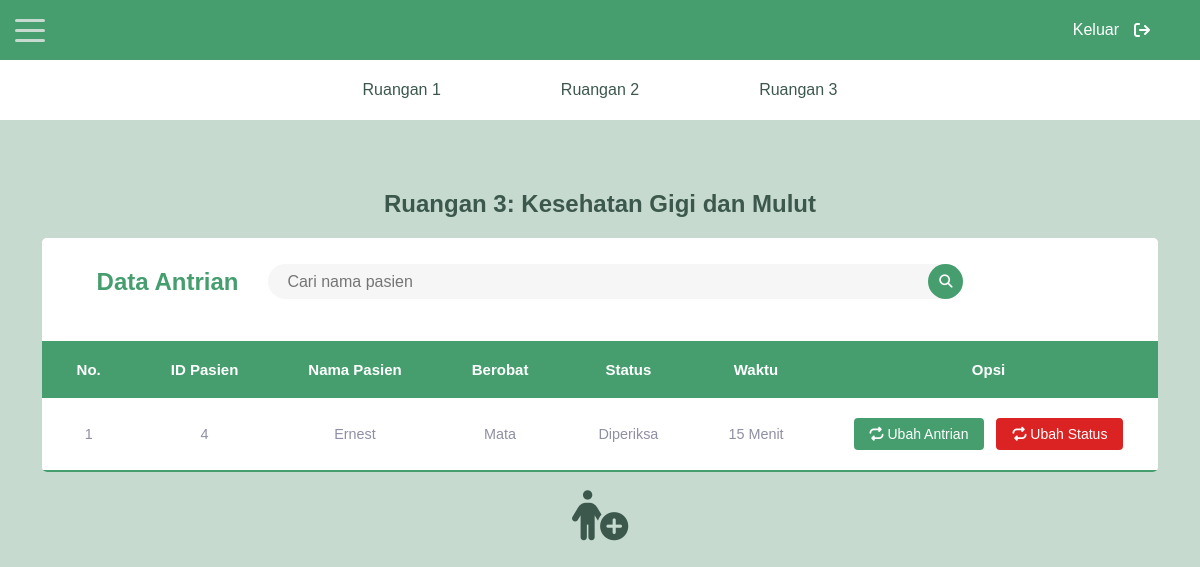
The page /puskes2final/index1.php?page=3 (signed in) on the database its author committed.
### tables this page shows
CREATE TABLE `antrian3` (
  `ID_Antrian` int(11) NOT NULL,
  `ID_Resepsionis` int(11) DEFAULT NULL,
  `ID_Pasien` int(11) DEFAULT NULL,
  `ID_Dokter` int(11) DEFAULT NULL,
  `Tgl_Antrian` date DEFAULT NULL,
  `Status` enum('Menunggu','Diperiksa','Selesai') DEFAULT NULL
);

CREATE TABLE `pasien` (
  `ID_Pasien` int(11) NOT NULL,
  `NIK` int(20) DEFAULT NULL,
  `Nama_P` varchar(50) DEFAULT NULL,
  `Alamat` varchar(50) DEFAULT NULL,
  `Domisili` varchar(50) DEFAULT NULL,
  `Tgl_lahir` date DEFAULT NULL,
  `No_HP` varchar(14) DEFAULT NULL,
  `Jenis_Kelamin` enum('L','P') DEFAULT NULL
);

CREATE TABLE `dokter` (
  `ID_Dokter` int(11) NOT NULL,
  `Nama_D` varchar(50) DEFAULT NULL,
  `Spesialis` varchar(20) DEFAULT NULL,
  `Jadwal` varchar(30) DEFAULT NULL
);

### puskes2final/index1.php (the view, shortened to what this page needs)
<?php
$idAntrian = '';
if (isset($_SESSION['login'])) {
    $role = '1';
} elseif (isset($_SESSION['loginDokter'])) {
    $role = '2';
} elseif (isset($_SESSION['loginPasien'])) {
    $role = '3';
} else {
    header("Location: login.php");
    exit;
}
$conn = mysqli_connect("localhost", "root", "", "antri");
if (!isset($_GET['page']) || $_GET['page'] == 1) {
    $Antrian = "Antrian";
    $page = 1;
} elseif ($_GET['page'] == 2) {
    $Antrian = "Antrian2";
    $page = 2;
} elseif ($_GET['page'] == 3) {
    $Antrian = "Antrian3";
}
$querycek = "SELECT COUNT(*) AS total FROM $Antrian;";
$check = mysqli_query($conn, $querycek);
$row = mysqli_fetch_assoc($check);
$totalRecords = $row["total"];
$result = mysqli_query($conn, "SELECT A.ID_Antrian, P.ID_Pasien, P.Nama_P, P.No_HP, D.Spesialis, A.Status
                                FROM $Antrian AS A
                                LEFT JOIN Pasien AS P ON A.ID_Pasien = P.ID_Pasien
                                LEFT JOIN Dokter AS D ON A.ID_Dokter = D.ID_Dokter");
$duration = 15 * 60;
$elapsed_time = time() - $_SESSION['start_time'];
$remaining_time = max(0, $duration - $elapsed_time);
$elapsed_time2 = time() - $_SESSION['start_time2'];
$remaining_time2 = max(0, $duration - $elapsed_time2);
$elapsed_time3 = time() - $_SESSION['start_time3'];
$remaining_time3 = max(0, $duration - $elapsed_time3);
if ($Antrian == "Antrian") {
    $timer = $remaining_time;
} elseif ($Antrian == "Antrian2") {
    $timer = $remaining_time2;
} else {
    $timer = $remaining_time3;
}
?>
<!DOCTYPE html>
<html lang="en">
<head>
    <link rel="stylesheet" type="text/css" href="style.css">
    <link rel="stylesheet" href="https://cdnjs.cloudflare.com/ajax/libs/font-awesome/6.4.0/css/all.min.css" />
</head>
<body>
    <?php if ($role == '1') { ?>
        <div class="sidebar">
            <div class="hamburger-menu__container">
                <div class="hamburger-menu">
                    <div class="hamburger-menu__line"></div>
                    <div class="hamburger-menu__line"></div>
                    <div class="hamburger-menu__line"></div>
                </div>
            </div>
            <nav class="nav">
                <nav class="nav__item">
                    <a href="index1.php">
                    </a>
                </nav>
                <nav class="nav__item">
                    <a href="resepsionis/tampilresepsionis.php">
                    </a>
                </nav>
                <nav class="nav__item">
                    <a href="dokter/tampildokter.php">
                    </a>
                </nav>
                <nav class="nav__item">
                    <a href="pasien/tampilpasien.php">
                    </a>
                </nav>
            </nav>
        </div>
    <?php } ?>
    <body>
    <div id="navigasilog">
        <a href="logout.php">Keluar
            <i class="fa fa-sign-out"></i>
        </a>
    </div>
    <div id="navigasi">
        <ul>
            <li><a href="?page=1">Ruangan 1</a></li>
            <li><a href="?page=2">Ruangan 2</a></li>
            <li><a href="?page=3">Ruangan 3</a></li>
        </ul>
    </div>
    <div class="contentnav">
        <div class="nav-section">
            <?php
            if (!isset($_GET['page']) || $_GET['page'] == 1) {
                echo "<h2>Ruangan 1: Pemeriksaan Umum</h2>";
                $Antrian = "Antrian";
            } elseif ($_GET['page'] == 2) {
                echo "<h2>Ruangan 2: KIA, KB, dan Imunisasi</h2>";
                $Antrian = "Antrian2";
            } elseif ($_GET['page'] == 3) {
                echo "<h2>Ruangan 3: Kesehatan Gigi dan Mulut</h2>";
                $Antrian = "Antrian3";
            } else {
                echo "<h2>Ruangan tidak ada</h2>";
            }
            ?>
        </div>
    </div>
    <div id="content">
        <?php if ($totalRecords == 0) { ?>
            <h1>Tidak ada antrian</h1>
            <br>
        <?php } else { ?>
            <div class="table-container-antri">
                <table class="content-table-antri">
                    <thead>
                        <tr>
                            <th colspan="7">
                                <div class="table-header-antri">
                                    <div class="search-area">
                                        <span>Data Antrian</span>
                                        <form action="" method="post">
                                            <div class="searchBox-antri">
                                                <input class="searchInput" type="text" name="keyword" autofocus placeholder="Cari nama pasien">
                                                <button type="submit" name="cari" class="searchButton">
                                                    <i class="fas fa-search"></i>
                                                </button>
                                            </div>
                                        </form>
                                    </div>
                                </div>
                            </th>
                        </tr>
                        <tr>
                            <th>No.</th>
                            <th>ID Pasien</th>
                            <th>Nama Pasien</th>
                            <th>Berobat</th>
                            <th>Status</th>
                            <th>Waktu</th>
                            <?php if ($role == '1') { ?>
                                <th>Opsi</th>
                            <?php } ?>
                        </tr>
                    </thead>
                    <tbody>
                        <?php
                        $nomor = 1;
                        $tambah = 15 * 60;
                        if ($_SERVER['REQUEST_METHOD'] === 'POST') {
                            $data = $resultcari;
                        } else {
                            $data = $result;
                        }
                        while ($row = mysqli_fetch_assoc($data)) :
                            $hour = floor($timer / 3600);
                            $minutes = floor($timer / 60);
                            $seconds = $timer % 60;
                        ?>
                            <tr>
                                <td><?= $nomor++; ?></td>
                                <td><?= $row["ID_Pasien"]; ?></td>
                                <td><?= $row["Nama_P"]; ?></td>
                                <td><?= $row["Spesialis"]; ?></td>
                                <td><?= $row["Status"]; ?></td>
                                <?php if($timer < 60){ ?>
                                    <td><?= $seconds; ?> Detik</td>
                                <?php }elseif($timer < 3600){ ?>
                                    <td><?= $minutes; ?> Menit</td>
                                <?php }else{ ?>
                                    <td><?= $hour; ?> Jam <?php if($minutes%60!=0){echo $minutes%60; echo " Menit";} ?> </td>
                                <?php } ?>
                                <?php if ($role == '2') { ?>
                                    <td>
                                        <button class="btn-ubah-antrian" onclick="openFloatWindow('<?= $row["ID_Antrian"]; ?>',
                                                                        '<?= $row["Nama_P"]; ?>',
                                                                        '<?= $row["No_HP"]; ?>',
                                                                        '<?= $row["Spesialis"]; ?>',
                                                                        '<?= $row["Status"]; ?>',
                                                                        '<?= $Antrian ?>'
                                                                        )">Detail
                                                                    </button>
                                    </td>
                                <?php } elseif ($role == '1'){ ?>
                                    <td>
                                        <button class="btn-ubah-antrian" onclick="openNestedFloatWindowOption('<?= $row["ID_Antrian"]; ?>', '<?= $Antrian ?>')">
                                            <i class="fas fa-repeat"></i> Ubah Antrian
                                        </button>
                                        <button class="btn-ubah-status" onclick="openNested2FloatWindowOption('<?= $row["ID_Antrian"]; ?>', '<?= $Antrian ?>')">
                                            <i class="fas fa-repeat"></i> Ubah Status
                                        </button>
                                    </td>
                                <?php } ?>
                            </tr>
                            <?php
                            $timer = $timer + $tambah;
                            $idAntrian = $row["ID_Antrian"] + 1;
                            ?>
                        <?php endwhile; ?>
                    </tbody>
                </table>
            </div>
            <br>
        <?php } ?>
        <?php if ($role == '1') { ?>
            <a href="antrian/tambahantrian.php?id=<?= $idAntrian; ?>&ruangan=<?= $Antrian; ?>" class="add-link">
                <i class="fa-solid fa-person-circle-plus"></i>
            </a>
        <?php } ?>
    </div>
</body>
</html>

### puskes2final/index1.php (style rules this page uses)
.add-link i { font-size: 50px; color: #3C584C; }

### rows shown on the page
antrian3: ID_Pasien.ID_Pasien "4", ID_Pasien.Nama_P "Ernest", ID_Dokter.Spesialis "Mata", Status "Diperiksa", minutes "15"
